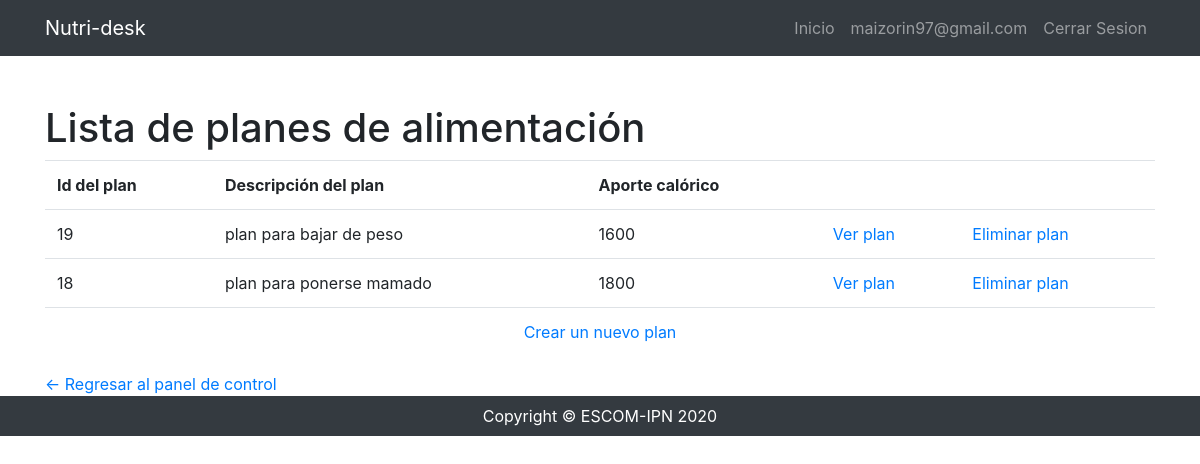
Before: /planes/ (signed in) with the older database file.
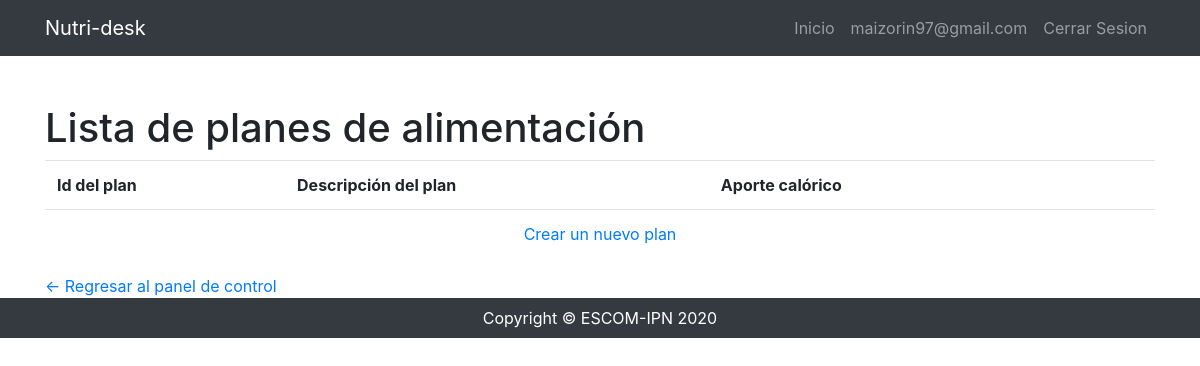
After: the same page with the newer database file.
### planes/models.py (models this page shows, shortened)
class Plan(models.Model):
    idPlan = models.AutoField(primary_key=True, verbose_name="Id Plan")
    idUsuario = models.ForeignKey(
        User, on_delete=models.CASCADE, verbose_name="Id Usuario"
    )
    descripcion = models.CharField(verbose_name="Descripción", max_length=500)
    calorias = models.IntegerField(verbose_name="Calorías")
    class Meta:
        ordering = ("-idUsuario",)
        verbose_name_plural = "Planes"

### planes/views.py (the view)
# urls.py: path('', views.lista_planes.as_view(), name='planes'),
class lista_planes(ListView):
    template_name = "lista_planes.html"
    model = Plan
    context_object_name = "lista_planes"

### planes/templates/lista_planes.html (shortened to what this page needs)
{% extends 'base.html' %}
{% load static %}
{% block content %}
<div class="container">
    <div class="row">
      <div class="col-lg-12 text-justify">
        <h1 class="mt-5">Lista de planes de alimentación</h1>
        <table class="table" id="tabla_lista">
          <tr>
            <th>Id del plan</th>
            <th>Descripción del plan</th>
            <th>Aporte calórico</th>
            <th></th>
            <th></th>
          </tr>
          {% for plan in lista_planes %}
          {% if plan.idUsuario.username == user.username%}
          <tr>
            <td>{{ plan.idPlan }}</td>
            <td>{{ plan.descripcion }}</td>
            <td>{{ plan.calorias }}</td>
            <td><a href="ver_plan/{{ plan.idPlan }}">Ver plan</a></td>
            <td><a href="eliminar_plan/{{ plan.idPlan }}">Eliminar plan</a></td>
          </tr>
          {% endif %}
          {% endfor %}
          <tr>
            <td colspan="5"><center><a href="{% url 'generar_plan' %}">Crear un nuevo plan</a></center></td>
          </tr>
        </table>
      </div>
    </div>
    <a href="{% url 'panel' %}"><- Regresar al panel de control</a>
  </div>
{% endblock %}

Changed rows visible on the page:
removed Plan: idPlan "19", descripcion "plan para bajar de peso", calorias "1600"
removed Plan: idPlan "18", descripcion "plan para ponerse mamado", calorias "1800"
